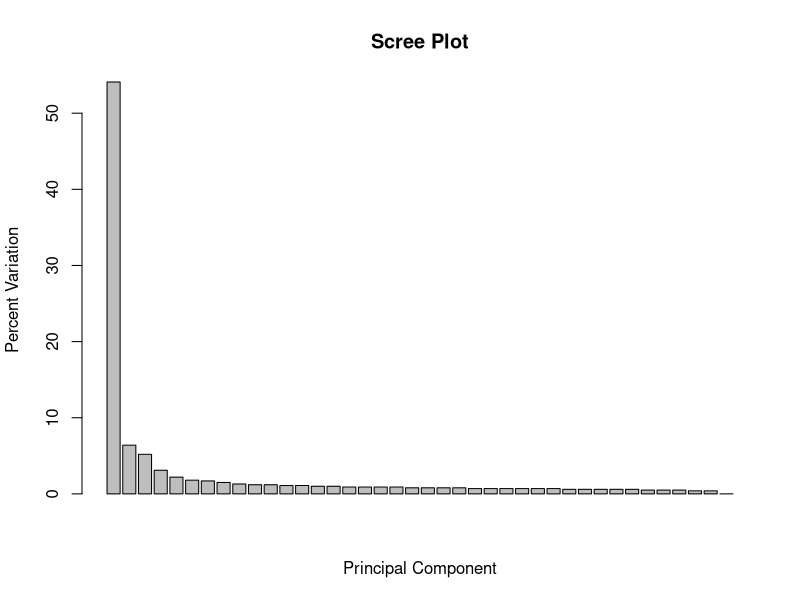
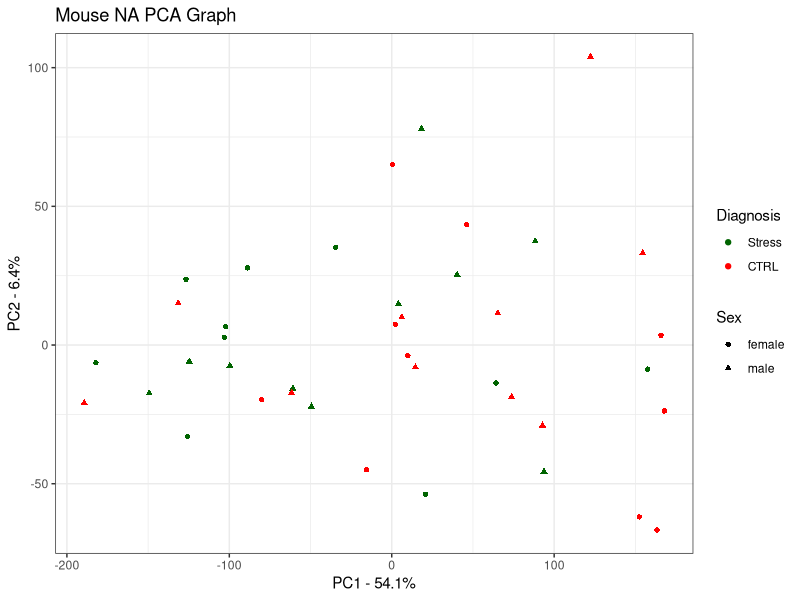

Write the R code that produced these figures, in order.
library(tidyverse)

#Load Mouse NA metadata:--------------------------------------------------------
NA_metadata <- read_csv("data/GSE102556-SRA-Mouse-NA-Metadata.csv")
NA_count <-
  read_csv("Galaxy Count Matrix Mapped/Mouse NA/NA_Mouse_Overall_Mapped_Final.csv") %>%
  column_to_rownames("Geneid")

mask <- rowSums(NA_count) > 48

NA_count_filtered <- NA_count[mask,]

#Select row and gender columns for further analysis
NA_metadata_truncated <- NA_metadata %>%
  dplyr::select(Run, gender, Phenotype) %>%
  column_to_rownames("Run") %>%
  as.matrix()

#Extract principal components
pca = prcomp(t(NA_count_filtered), scale = TRUE)

pca.var <- pca$sdev^2
pca.var.per <- round(pca.var/sum(pca.var)*100, 1)

barplot(pca.var.per, main="Scree Plot", xlab="Principal Component", ylab="Percent Variation")

## now make a fancy looking plot that shows the PCs and the variation:
library(ggplot2)

pca.data <- data.frame(Sample=rownames(pca$x),
                       X=pca$x[,1],
                       Y=pca$x[,2],
                       Sex=NA_metadata$gender,
                       Diagnosis=NA_metadata$Phenotype)
pca.data

ggplot(data=pca.data, aes(x=X, y=Y, label=Sample, shape=Sex, color=Diagnosis)) +
  geom_point() +
  #geom_label() +
  xlab(paste("PC1 - ", pca.var.per[1], "%", sep="")) +
  #scale_x_continuous(limits = c(-200, 200)) +
  ylab(paste("PC2 - ", pca.var.per[2], "%", sep="")) +
  theme_bw() +
  ggtitle("Mouse NA PCA Graph") +
  scale_color_manual(values = c("darkgreen", "red"), breaks = c("Stress", "CTRL"))

## get the name of the top 10 measurements (genes) that contribute
## most to pc1.
loading_scores <- pca$rotation[,1]
gene_scores <- abs(loading_scores) ## get the magnitudes
gene_score_ranked <- sort(gene_scores, decreasing=TRUE)
top_10_genes <- names(gene_score_ranked[1:10])

top_10_genes ## show the names of the top 10 genes

pca$rotation[top_10_genes,1] ## show the scores (and +/- sign)

